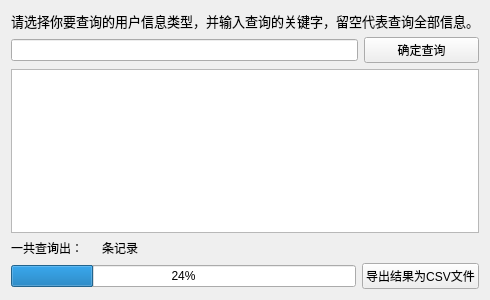
<?xml version="1.0" encoding="UTF-8"?>
<ui version="4.0">
 <class>queryInform</class>
 <widget class="QWidget" name="queryInform">
  <property name="geometry">
   <rect>
    <x>0</x>
    <y>0</y>
    <width>486</width>
    <height>300</height>
   </rect>
  </property>
  <property name="windowTitle">
   <string>Form</string>
  </property>
  <layout class="QVBoxLayout" name="verticalLayout">
   <item>
    <widget class="QLabel" name="label">
     <property name="font">
      <font>
       <pointsize>10</pointsize>
      </font>
     </property>
     <property name="text">
      <string>请选择你要查询的用户信息类型，并输入查询的关键字，留空代表查询全部信息。</string>
     </property>
    </widget>
   </item>
   <item>
    <layout class="QHBoxLayout" name="horizontalLayout" stretch="6,2">
     <item>
      <widget class="QLineEdit" name="lineEdit"/>
     </item>
     <item>
      <widget class="QPushButton" name="pushButton">
       <property name="text">
        <string>确定查询</string>
       </property>
      </widget>
     </item>
    </layout>
   </item>
   <item>
    <widget class="QTableWidget" name="tableWidget">
     <property name="maximumSize">
      <size>
       <width>16777215</width>
       <height>16777215</height>
      </size>
     </property>
    </widget>
   </item>
   <item>
    <layout class="QHBoxLayout" name="horizontalLayout_3">
     <item>
      <widget class="QLabel" name="label_2">
       <property name="sizePolicy">
        <sizepolicy hsizetype="Fixed" vsizetype="Preferred">
         <horstretch>0</horstretch>
         <verstretch>0</verstretch>
        </sizepolicy>
       </property>
       <property name="text">
        <string>一共查询出：</string>
       </property>
      </widget>
     </item>
     <item>
      <widget class="QLabel" name="numl">
       <property name="sizePolicy">
        <sizepolicy hsizetype="Fixed" vsizetype="Preferred">
         <horstretch>0</horstretch>
         <verstretch>0</verstretch>
        </sizepolicy>
       </property>
       <property name="text">
        <string/>
       </property>
      </widget>
     </item>
     <item>
      <widget class="QLabel" name="label_4">
       <property name="text">
        <string>条记录</string>
       </property>
      </widget>
     </item>
    </layout>
   </item>
   <item>
    <layout class="QHBoxLayout" name="horizontalLayout_2">
     <property name="topMargin">
      <number>0</number>
     </property>
     <item>
      <widget class="QProgressBar" name="progressBar">
       <property name="value">
        <number>24</number>
       </property>
      </widget>
     </item>
     <item>
      <widget class="QPushButton" name="pushButton_2">
       <property name="text">
        <string>导出结果为CSV文件</string>
       </property>
      </widget>
     </item>
    </layout>
   </item>
  </layout>
 </widget>
 <resources/>
 <connections/>
</ui>
